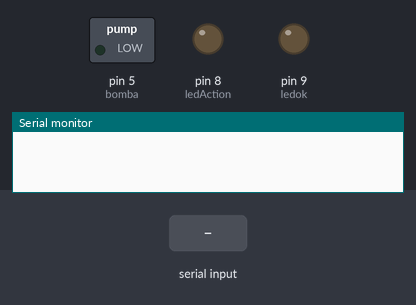
The sketch below on a simulated Arduino Uno, built with avr-gcc and run on an emulated ATmega328P. On the bench: switched loads named in the sketch (green lamp = pin HIGH), output pins drawn as LEDs (lit = HIGH), the last lines printed to the serial monitor. Inputs (shaded band) come from the test bench. Pins used as bus, display or sensor lines are not drawn.

Above: at 0.1 s.
At 1.2 s:
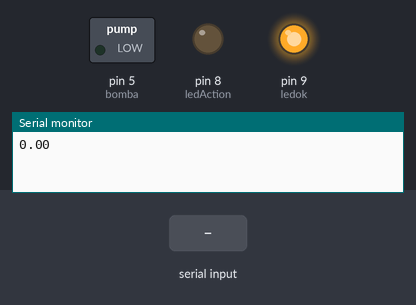
1.3 s: "90,45\n" received over the second serial link
At 2.8 s:
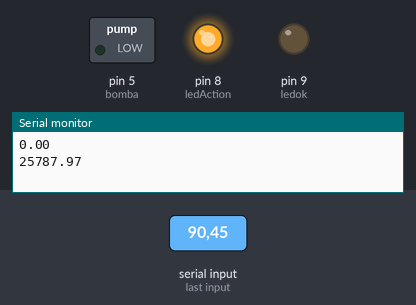
Timing chart, 0 to 29.5 s (numbered marks = the images above; inputs shaded):
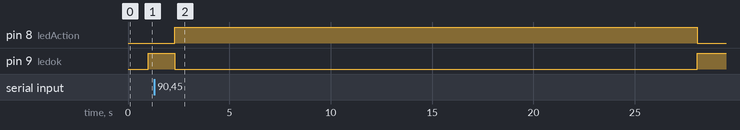

Measured:
- after the input at 1.3 s, pin 8 (ledAction): LOW → HIGH after 1.0 s, → LOW 25.8 s later; pin 9 (ledok): HIGH → LOW after 1.0 s, → HIGH 25.8 s later

The sketch:

SuperBomba.ino
```cpp
#include <SoftwareSerial.h>

int ledok = 9;
int ledAction = 8;
int bomba = 5;
int rele = 2;

SoftwareSerial minhaSerial ( 3 , 4 ); // Portas para TX e RX
String comando; // variável do tipo stringo (vazia)

 void setup () {

  Serial. begin ( 9600 );
  minhaSerial. begin (9600 );

  pinMode (ledok, OUTPUT);
  pinMode (ledAction, OUTPUT);
  pinMode (bomba, OUTPUT);
  pinMode (rele, OUTPUT);
 }

 void loop () {
  comando = "";
  if (minhaSerial. available ()!='\n') {
//    while (minhaSerial. available ()) {
        comando = String(minhaSerial. readString ());
   // }
  }

float valor;
float litros;

valor = float(comando.toFloat());

litros = valor/3.49;
litros = litros*1000;
Serial.println (litros);

digitalWrite(ledok, LOW);
digitalWrite(ledAction, HIGH);
digitalWrite(rele, HIGH);
delay(litros);

digitalWrite(rele, LOW);
digitalWrite(ledAction, LOW);
digitalWrite(ledok, HIGH);


//  Serial. println (comando);
//
//  delay(2000);
  //comando = "";

 }
```
